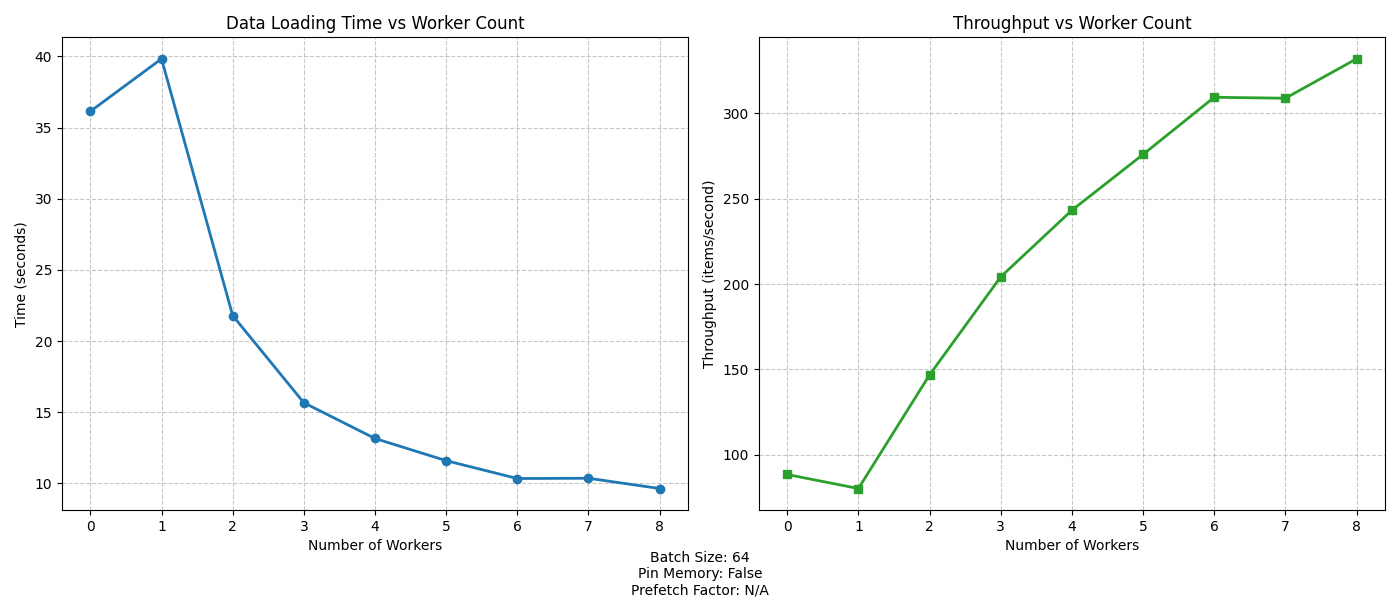

Source code (Python):
#!/usr/bin/env python3
"""
DataLoader Benchmarking Tool

This module provides utilities to benchmark PyTorch DataLoader performance
with different configurations to find optimal data loading parameters.
"""

import time
from typing import Dict, List, Tuple, Union, Optional
import multiprocessing
from dataclasses import dataclass

import torch
from torch.utils.data import Dataset, DataLoader
import numpy as np
import matplotlib.pyplot as plt


class SimulatedDataset(Dataset):
    """
    Simulates data loading and preprocessing with configurable delay.

    Each item fetch is delayed by a set amount to emulate I/O and preprocessing
    overhead in real datasets.

    Attributes:
        size: Total number of samples in the dataset
        delay: Time in seconds to sleep for each item fetch (default: 0.01s)
    """

    def __init__(self, size: int = 10_000, delay: float = 0.01):
        """
        Initialize the simulated dataset.

        Args:
            size: Number of samples in the dataset
            delay: Time in seconds to sleep for each __getitem__ call
        """
        self.size = size
        self.delay = delay

    def __len__(self) -> int:
        """Return the total number of samples."""
        return self.size

    def __getitem__(self, idx: int) -> Tuple[torch.Tensor, int]:
        """
        Fetch a sample from the dataset with simulated delay.

        Args:
            idx: Index of the item to fetch

        Returns:
            A tuple containing a tensor of shape (3, 224, 224) and a class label
        """
        # Simulate loading overhead
        time.sleep(self.delay)

        # Generate synthetic data (3 channels, 224x224 image)
        data = torch.randn(3, 224, 224)
        label = np.random.randint(0, 10)

        return data, label


@dataclass
class BenchmarkResult:
    """
    Stores the results of a DataLoader benchmark run.

    Attributes:
        num_workers: Number of worker processes used
        batch_size: Batch size used for the test
        pin_memory: Whether pin_memory was enabled
        prefetch_factor: Prefetch factor used (if applicable)
        duration: Time taken to process the batches in seconds
        throughput: Items per second processed
    """
    num_workers: int
    batch_size: int
    pin_memory: bool
    prefetch_factor: Optional[int]
    duration: float
    throughput: float


def benchmark_dataloader(
        num_workers: int,
        batch_size: int = 64,
        num_batches: int = 100,
        pin_memory: bool = False,
        prefetch_factor: int = 2,
        device: Optional[str] = None
) -> BenchmarkResult:
    """
    Benchmark DataLoader performance with the given parameters.

    Args:
        num_workers: Number of worker processes to use
        batch_size: Number of samples per batch
        num_batches: Number of batches to process for timing
        pin_memory: Whether to use pinned memory
        prefetch_factor: Number of batches to prefetch per worker
        device: Target device for tensor transfer ('cuda', 'cpu', or None)

    Returns:
        BenchmarkResult containing performance metrics
    """
    dataset = SimulatedDataset()
    total_items = batch_size * num_batches

    # Configure DataLoader parameters
    loader_kwargs: Dict[str, Union[Dataset, int, bool]] = {
        "dataset": dataset,
        "batch_size": batch_size,
        "num_workers": num_workers,
        "pin_memory": pin_memory,
    }

    # Add prefetch_factor only when using workers
    if num_workers > 0:
        loader_kwargs["prefetch_factor"] = prefetch_factor

    # Create the DataLoader
    loader = DataLoader(**loader_kwargs)

    # Determine target device
    if device is None:
        device = "cuda" if torch.cuda.is_available() and pin_memory else "cpu"

    # Benchmark data loading
    start = time.perf_counter()

    for i, (data, labels) in enumerate(loader):
        if i >= num_batches:
            break

        # Simulate data transfer to target device
        if device == "cuda":
            data = data.to(device, non_blocking=True)
            labels = torch.tensor(labels).to(device, non_blocking=True)

    end = time.perf_counter()
    duration = end - start

    # Calculate throughput (items per second)
    throughput = total_items / duration if duration > 0 else 0

    return BenchmarkResult(
        num_workers=num_workers,
        batch_size=batch_size,
        pin_memory=pin_memory,
        prefetch_factor=prefetch_factor if num_workers > 0 else None,
        duration=duration,
        throughput=throughput
    )


def run_benchmarks(
        max_workers: Optional[int] = None,
        pin_memory: bool = True,
        prefetch_factor: int = 2,
        batch_size: int = 64,
        num_batches: int = 100
) -> List[BenchmarkResult]:
    """
    Run a series of benchmarks with varying numbers of workers.

    Args:
        max_workers: Maximum number of workers to test (defaults to CPU count)
        pin_memory: Whether to use pinned memory
        prefetch_factor: Number of batches loaded in advance per worker
        batch_size: Number of samples per batch
        num_batches: Number of batches to process in each test

    Returns:
        List of BenchmarkResult objects for each worker count tested
    """
    if max_workers is None:
        max_workers = min(8, multiprocessing.cpu_count())

    results: List[BenchmarkResult] = []

    print(f"🔍 Running benchmarks with {num_batches} batches of size {batch_size}")
    print(f"📊 Configuration: pin_memory={pin_memory}, prefetch_factor={prefetch_factor}")
    print("-" * 60)

    # Test with different worker counts
    for num_workers in range(max_workers + 1):
        result = benchmark_dataloader(
            num_workers=num_workers,
            batch_size=batch_size,
            num_batches=num_batches,
            pin_memory=pin_memory,
            prefetch_factor=prefetch_factor
        )

        print(f"Workers: {num_workers:2d} | "
              f"Duration: {result.duration:.2f}s | "
              f"Throughput: {result.throughput:.2f} items/s")

        results.append(result)

    return results


def plot_benchmark_results(results: List[BenchmarkResult], save_path: Optional[str] = None) -> None:
    """
    Visualize benchmark results with matplotlib.

    Args:
        results: List of BenchmarkResult objects
        save_path: Path to save the plot image (if None, plot is displayed)
    """
    workers = [r.num_workers for r in results]
    durations = [r.duration for r in results]
    throughputs = [r.throughput for r in results]

    fig, (ax1, ax2) = plt.subplots(1, 2, figsize=(14, 6))

    # Plot duration vs workers
    ax1.plot(workers, durations, marker='o', linewidth=2, color='#1f77b4')
    ax1.set_title("Data Loading Time vs Worker Count")
    ax1.set_xlabel("Number of Workers")
    ax1.set_ylabel("Time (seconds)")
    ax1.grid(True, linestyle='--', alpha=0.7)

    # Plot throughput vs workers
    ax2.plot(workers, throughputs, marker='s', linewidth=2, color='#2ca02c')
    ax2.set_title("Throughput vs Worker Count")
    ax2.set_xlabel("Number of Workers")
    ax2.set_ylabel("Throughput (items/second)")
    ax2.grid(True, linestyle='--', alpha=0.7)

    # Configuration details
    config_text = (
        f"Batch Size: {results[0].batch_size}\n"
        f"Pin Memory: {results[0].pin_memory}\n"
        f"Prefetch Factor: {results[0].prefetch_factor if results[0].prefetch_factor else 'N/A'}"
    )
    fig.text(0.5, 0.01, config_text, ha='center', fontsize=10)

    plt.tight_layout()
    plt.subplots_adjust(bottom=0.15)

    if save_path:
        plt.savefig(save_path, dpi=300, bbox_inches='tight')
    else:
        plt.show()


def main() -> None:
    """Run the benchmark suite and visualize results."""
    print("🚀 DataLoader Performance Benchmark")
    print("=" * 60)

    # Run benchmarks
    results = run_benchmarks(
        pin_memory=torch.cuda.is_available(),
        prefetch_factor=2,
        batch_size=64,
        num_batches=50
    )

    print("\n✅ Benchmark complete!")

    # Find optimal configuration
    best_result = min(results, key=lambda r: r.duration)

    print("\n🏆 Optimal Configuration:")
    print(f"   Workers: {best_result.num_workers}")
    print(f"   Duration: {best_result.duration:.2f} seconds")
    print(f"   Throughput: {best_result.throughput:.2f} items/second")

    # Plot results
    plot_benchmark_results(results)


if __name__ == "__main__":
    main()
